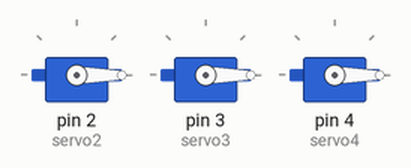
Simulated run of this sketch. Board: Arduino Uno, built with avr-gcc and run on an emulated ATmega328P. Shown: 3 × servo.

Above: at 0.05 s.
At 0.4 s:
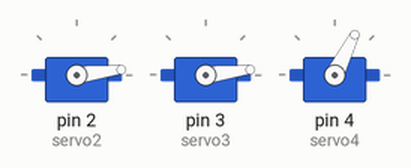
At 0.75 s:
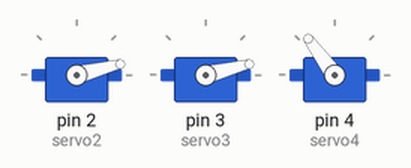
At 1.5 s:
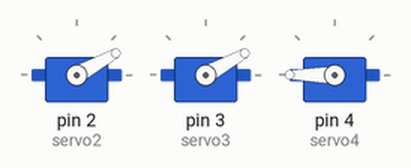
At 2.2 s:
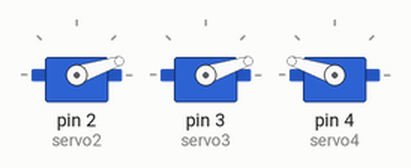
At 2.95 s:
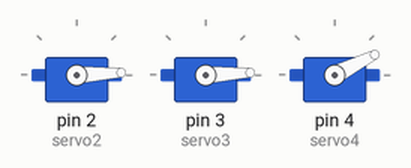
Timing chart, 0 to 7.0 s (numbered marks = the images above):
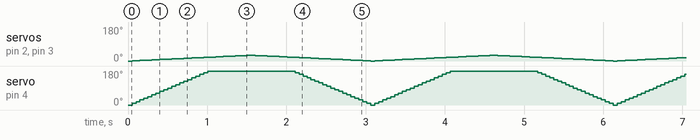

The sketch:

Servo.ino
```cpp
#include <Servo.h>

Servo servo2;
Servo servo3;
Servo servo4;

void setup()
{
  servo2.attach(2);
  servo2.write(30);

  servo3.attach(3);
  servo3.write(30);

  servo4.attach(4);
  servo4.write(30);
}


void loop()
{
  for (int i=0; i<=30; i++) {
    servo2.write(i);
    servo3.write(i);
    servo4.write(i*9);
    delay(50);
  }
  for (int i=30; i>0; i--) {
    servo2.write(i);
    servo3.write(i);
    servo4.write(i*9);
    delay(50);
  }
}
```
